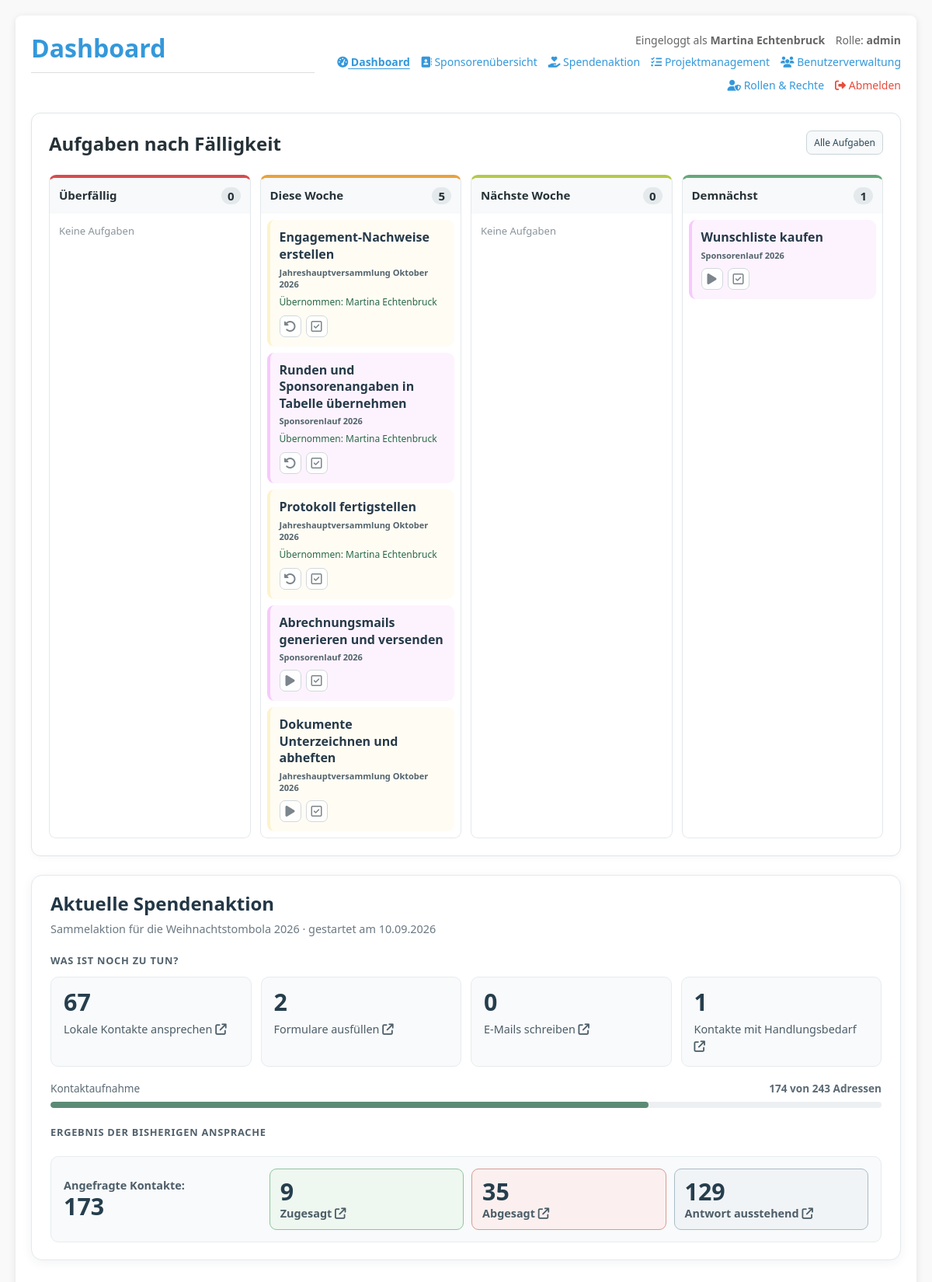
Page /dashboard.php (signed in) on the committed database.
### tables this page shows
CREATE TABLE `roles` (
  `id` int NOT NULL,
  `role_name` varchar(50) NOT NULL,
  `description` text,
  `created_at` timestamp NULL DEFAULT CURRENT_TIMESTAMP
);

CREATE TABLE `tasks` (
  `id` int NOT NULL,
  `project_id` int NOT NULL,
  `task_template_id` int DEFAULT NULL,
  `title` varchar(200) NOT NULL,
  `description` text,
  `resource_url` varchar(2048) DEFAULT NULL,
  `start_date` date DEFAULT NULL,
  `due_date` date DEFAULT NULL,
  `status` enum('open','in_progress','done') NOT NULL DEFAULT 'open',
  `assigned_user_id` int DEFAULT NULL COMMENT 'Freiwillige Übernahme; keine feste Zuweisung aus der Vorlage',
  `claimed_at` datetime DEFAULT NULL,
  `sort_order` int NOT NULL DEFAULT '0',
  `created_by` int DEFAULT NULL,
  `created_at` timestamp NULL DEFAULT CURRENT_TIMESTAMP,
  `updated_at` timestamp NULL DEFAULT CURRENT_TIMESTAMP ON UPDATE CURRENT_TIMESTAMP,
  `completed_at` datetime DEFAULT NULL
);

CREATE TABLE `projects` (
  `id` int NOT NULL,
  `template_id` int DEFAULT NULL,
  `title` varchar(200) NOT NULL,
  `description` text,
  `color` char(7) NOT NULL DEFAULT '#DCEAF0',
  `project_type` enum('event','project') NOT NULL DEFAULT 'event',
  `event_date` date DEFAULT NULL,
  `start_date` date DEFAULT NULL,
  `end_date` date DEFAULT NULL,
  `fiscal_year` varchar(9) NOT NULL,
  `status` enum('active','completed','archived') NOT NULL DEFAULT 'active',
  `created_by` int DEFAULT NULL,
  `created_at` timestamp NULL DEFAULT CURRENT_TIMESTAMP,
  `updated_at` timestamp NULL DEFAULT CURRENT_TIMESTAMP ON UPDATE CURRENT_TIMESTAMP,
  `completed_at` datetime DEFAULT NULL
);

CREATE TABLE `users` (
  `id` int NOT NULL,
  `username` varchar(50) NOT NULL,
  `password_hash` varchar(255) NOT NULL,
  `email` varchar(100) DEFAULT NULL,
  `full_name` varchar(100) DEFAULT NULL,
  `comment` text,
  `is_active` tinyint(1) DEFAULT '0',
  `created_at` timestamp NULL DEFAULT CURRENT_TIMESTAMP,
  `last_login` timestamp NULL DEFAULT NULL,
  `updated_at` timestamp NULL DEFAULT CURRENT_TIMESTAMP ON UPDATE CURRENT_TIMESTAMP
);

CREATE TABLE `fundraising_campaigns` (
  `id` int UNSIGNED NOT NULL,
  `name` varchar(150) NOT NULL,
  `started_at` datetime NOT NULL DEFAULT CURRENT_TIMESTAMP,
  `ended_at` datetime DEFAULT NULL,
  `started_by` int DEFAULT NULL,
  `ended_by` int DEFAULT NULL,
  `created_at` timestamp NOT NULL DEFAULT CURRENT_TIMESTAMP
);

### app/Modules/Dashboard/Pages/index.php (the view, shortened to what the rows shown need)
<?php
$appRoot = dirname(__DIR__, 4);
require_once $appRoot . '/auth.php';
$showProjectTasks = hasPermission('ProjectManagement');
$showFundraisingWidget = hasPermission('view_contacts');
$activeFundraising = null;
$dashboardGroups = ['overdue'=>[], 'this_week'=>[], 'next_week'=>[], 'demnaechst'=>[]];
if ($showFundraisingWidget) {
    try {
        $fundraisingDatabase = new Database();
        $fundraisingDb = $fundraisingDatabase->getConnection();
        $fundraisingDb->setAttribute(PDO::ATTR_ERRMODE, PDO::ERRMODE_EXCEPTION);
        $activeStmt = $fundraisingDb->query("SELECT id, name, started_at FROM fundraising_campaigns WHERE ended_at IS NULL ORDER BY started_at DESC, id DESC LIMIT 1");
        $activeFundraising = $activeStmt->fetch(PDO::FETCH_ASSOC) ?: null;
    } catch (Throwable $e) {
        error_log('Dashboard-Spendenwidget: ' . $e->getMessage());
        $fundraisingLoadError = true;
    }
}
if ($showProjectTasks) {
    $database = new Database();
    $dashboardDb = $database->getConnection();
    $dashboardDb->setAttribute(PDO::ATTR_ERRMODE, PDO::ERRMODE_EXCEPTION);
    $query = $dashboardDb->query("SELECT t.*, p.title AS project_title, p.color AS project_color, u.full_name AS assignee
        FROM tasks t JOIN projects p ON p.id=t.project_id
        LEFT JOIN users u ON u.id=t.assigned_user_id
        WHERE p.status='active' AND t.status<>'done'
        ORDER BY COALESCE(t.start_date, t.due_date), t.due_date, t.id");
    $dashboardTasks = $query->fetchAll(PDO::FETCH_ASSOC);
    $today = new DateTimeImmutable('today');
    $monday = new DateTimeImmutable('monday this week');
    $nextMonday = $monday->modify('+1 week');
    $afterNextMonday = $monday->modify('+2 weeks');
    $fourWeeks = $monday->modify('+4 weeks');
    foreach ($dashboardTasks as $task) {
        $due = new DateTimeImmutable($task['due_date']);
        if ($due < $today) {
            $group = 'overdue';
        } else {
            $start = !empty($task['start_date'])
                ? new DateTimeImmutable($task['start_date'])
                : $due;
            if ($start < $today) $start = $today;
            if ($start < $nextMonday) $group = 'this_week';
            elseif ($start < $afterNextMonday) $group = 'next_week';
            elseif ($start < $fourWeeks) $group = 'demnaechst';
            else continue;
        }
        $dashboardGroups[$group][] = $task;
    }
}
function dashboardEscape($value): string { return htmlspecialchars((string)$value, ENT_QUOTES, 'UTF-8'); }
function dashboardColor($value): string {
    $value = strtoupper(trim((string)$value));
    return preg_match('/^#[0-9A-F]{6}$/', $value) ? $value : '#DCEAF0';
}
?>
<!DOCTYPE html>
<html lang="de">
<head>
    <link rel="stylesheet" href="styles.css">
    <link rel="stylesheet" href="https://cdnjs.cloudflare.com/ajax/libs/font-awesome/6.4.0/css/all.min.css">
    <link rel="stylesheet" href="includes/navigation.css">
    <?php if ($showProjectTasks): ?><link rel="stylesheet" href="project-management.css"><?php endif; ?>
</head>
<body>
    <div class="container">
        <header class="app-page-header">
            <h1>Dashboard</h1>
            <?php require $appRoot . '/includes/navigation.php'; ?>
        </header>
        <main class="dashboard-content <?= $showProjectTasks ? 'pm-main' : '' ?>" aria-label="Dashboard-Inhalt">
            <?php if ($showProjectTasks): ?>
                <section class="pm-section dashboard-project-tasks">
                    <div class="pm-section-heading"><div><h2>Aufgaben nach Fälligkeit</h2></div><a class="pm-button small secondary" href="projects.php">Alle Aufgaben</a></div>
                    <div class="pm-week-grid">
                        <?php $dashboardLabels = ['overdue'=>'Überfällig','this_week'=>'Diese Woche','next_week'=>'Nächste Woche','demnaechst'=>'Demnächst']; foreach ($dashboardLabels as $groupKey => $groupLabel): ?>
                            <section class="pm-week-column pm-<?= dashboardEscape($groupKey) ?>">
                                <h3><?= dashboardEscape($groupLabel) ?><span><?= count($dashboardGroups[$groupKey]) ?></span></h3>
                                <?php if (!$dashboardGroups[$groupKey]): ?><p class="pm-empty">Keine Aufgaben</p>
                                <?php else: foreach ($dashboardGroups[$groupKey] as $task): $taskColor = dashboardColor($task['project_color'] ?? null); ?>
                                    <article class="pm-task-row pm-task-tile" style="--project-color:<?= dashboardEscape($taskColor) ?>" data-task-url="projects.php?view=task&amp;id=<?= (int)$task['id'] ?>" tabindex="0" role="link" aria-label="Aufgabe öffnen: <?= dashboardEscape($task['title']) ?>">
                                        <a class="pm-task-title" href="projects.php?view=task&amp;id=<?= (int)$task['id'] ?>"><?= dashboardEscape($task['title']) ?></a>
                                        <div class="pm-task-project"><?= dashboardEscape($task['project_title']) ?></div>
                                        <?php if (!empty($task['assignee'])): ?><div class="pm-task-meta"><span class="pm-assignee">Übernommen: <?= dashboardEscape($task['assignee']) ?></span></div><?php endif; ?>
                                        <div class="pm-task-status-actions" aria-label="Aufgabenstatus ändern">
                                            <?php if ($task['status'] !== 'in_progress'): ?>
                                                <form method="post" action="projects.php"><button class="pm-icon-button pm-icon-progress" type="submit" title="Als in Bearbeitung markieren" aria-label="Als in Bearbeitung markieren"><i class="fa-solid fa-play"></i></button></form>
                                            <?php else: ?>
                                                <form method="post" action="projects.php"><button class="pm-icon-button pm-icon-open" type="submit" title="Wieder auf offen setzen" aria-label="Wieder auf offen setzen"><i class="fa-solid fa-rotate-left"></i></button></form>
                                            <?php endif; ?>
                                            <form method="post" action="projects.php"><button class="pm-icon-button pm-icon-done" type="submit" title="Als erledigt markieren" aria-label="Als erledigt markieren"><i class="fa-regular fa-square-check"></i></button></form>
                                        </div>
                                    </article>
                                <?php endforeach; endif; ?>
                            </section>
                        <?php endforeach; ?>
                    </div>
                </section>
            <?php endif; ?>
            <?php if ($showFundraisingWidget): ?>
                <section class="fundraising-widget" aria-label="Übersicht der aktuellen Spendenaktion">
                    <div class="fundraising-widget-head">
                        <div>
                            <h2 class="fundraising-widget-title">Aktuelle Spendenaktion</h2>
                            <?php if ($activeFundraising): ?>
                                <p class="fundraising-widget-subtitle"><?= dashboardEscape($activeFundraising['name']) ?> · gestartet am <?= dashboardEscape(date('d.m.Y', strtotime($activeFundraising['started_at']))) ?></p>
                            <?php else: ?>
                                <p class="fundraising-widget-subtitle">Aktuell läuft keine Spendenaktion.</p>
                            <?php endif; ?>
                        </div>
                    </div>
                </section>
            <?php endif; ?>
        </main>
    </div>
</body>
</html>

### includes/navigation.php (shortened to what the rows shown need)
<?php
$currentUserRole = getUserRole();
?>
<div class="app-navigation" aria-label="Hauptnavigation">
    <div class="app-navigation-user">
        <?php if ($currentUserRole !== null && $currentUserRole !== false && $currentUserRole !== ''): ?>
            <span class="app-navigation-role">Rolle: <strong><?= htmlspecialchars((string) $currentUserRole, ENT_QUOTES, 'UTF-8') ?></strong></span>
        <?php endif; ?>
    </div>
</div>

### rows in the picture
roles: role_name "admin"
tasks: title "Engagement-Nachweise erstellen", project.title "Jahreshauptversammlung Oktober 2026", assigned_user.full_name "Martina Echtenbruck"
tasks: title "Runden und Sponsorenangaben in Tabelle übernehmen", project.title "Sponsorenlauf 2026", assigned_user.full_name "Martina Echtenbruck"
tasks: title "Protokoll fertigstellen", project.title "Jahreshauptversammlung Oktober 2026", assigned_user.full_name "Martina Echtenbruck"
tasks: title "Abrechnungsmails generieren und versenden", project.title "Sponsorenlauf 2026"
tasks: title "Dokumente Unterzeichnen und abheften", project.title "Jahreshauptversammlung Oktober 2026"
tasks: title "Wunschliste kaufen", project.title "Sponsorenlauf 2026"
fundraising_campaigns: name "Sammelaktion für die Weihnachtstombola 2026", started_at "10.09.2026"

### other values in the picture
$currentUserName "Martina Echtenbruck"
$item['label'] "Dashboard"
$item['label'] "Sponsorenübersicht"
$item['label'] "Spendenaktion"
$item['label'] "Projektmanagement"
$item['label'] "Benutzerverwaltung"
$item['label'] "Rollen & Rechte"
dashboardEscape($groupLabel) "Überfällig"
count($dashboardGroups[$groupKey]) "0"
dashboardEscape($groupLabel) "Diese Woche"
count($dashboardGroups[$groupKey]) "5"
dashboardEscape($groupLabel) "Nächste Woche"
dashboardEscape($groupLabel) "Demnächst"
count($dashboardGroups[$groupKey]) "1"
$fundraisingStats['open']['Persönlich'] "67"
